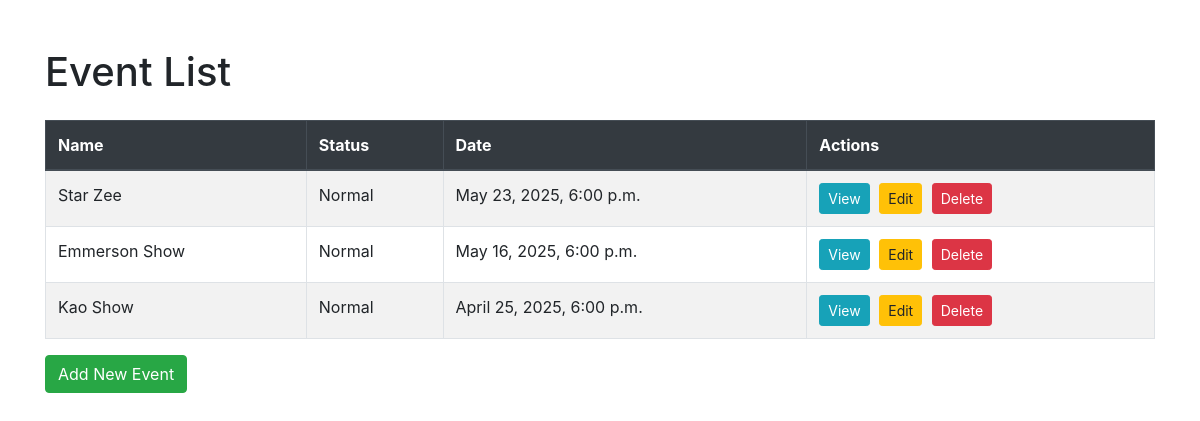
The app's page /dashboard/events/, older data.
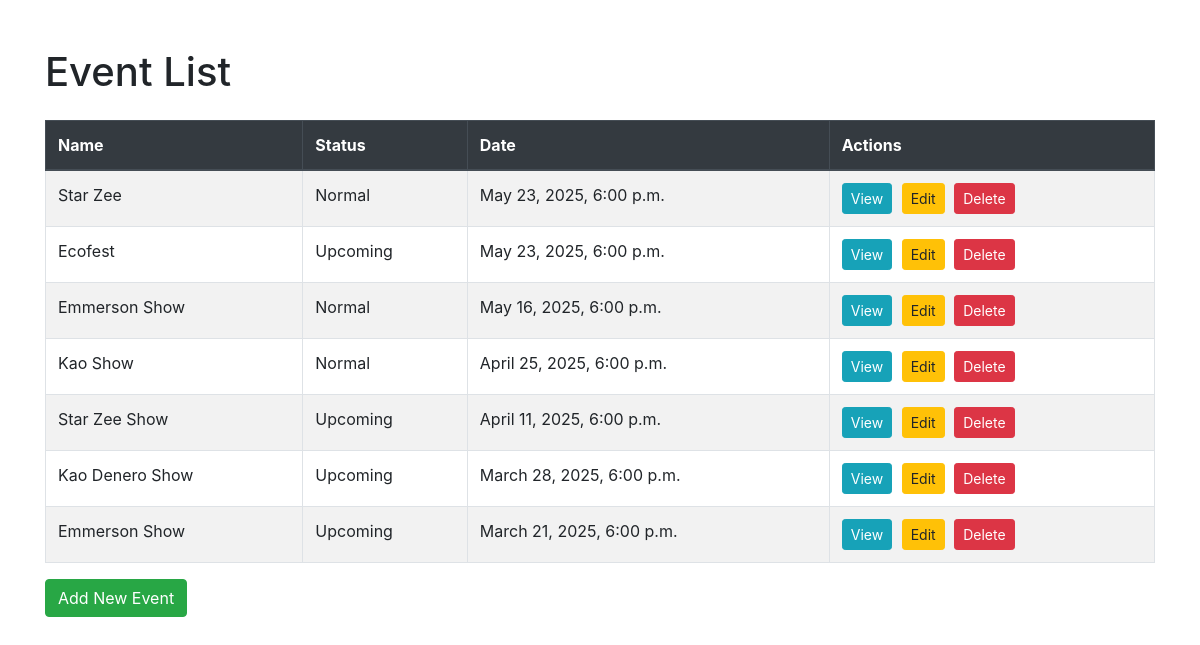
The same page, newer data.
### events/models.py (models this page shows, shortened)
class Event(models.Model):
    event_name = models.CharField(max_length=200)
    event_description = models.TextField()
    event_type = models.CharField(
        max_length=100,
        choices=[('concert', 'Concert'), ('conference', 'Conference'), ('sports', 'Sports'), ('theatre', 'Theatre')]
    )
    event_date = models.DateTimeField()
    event_location = models.CharField(max_length=255)
    event_status = models.CharField(
        max_length=20,
        choices=[('upcoming', 'Upcoming'), ('sold_out', 'Sold Out'), ('canceled', 'Canceled'), ('normal', 'Normal')],
        default='upcoming'
    )
    event_image = models.ImageField(upload_to='event_images/', null=True, blank=True)
    early_bird_price = models.DecimalField(max_digits=10, decimal_places=2)
    normal_price = models.DecimalField(max_digits=10, decimal_places=2)
    early_bird_end = models.DateTimeField(null=True, blank=True)
    video_url = models.URLField(max_length=500, null=True, blank=True)
    video_file = models.FileField(upload_to='event_videos/', null=True, blank=True)
    event_logo = models.ImageField(upload_to='event_logos/', null=True, blank=True)
    event_created_at = models.DateTimeField(auto_now_add=True)
    event_updated_at = models.DateTimeField(auto_now=True)
    sponsorers = models.ManyToManyField(Sponsorer, related_name="events", blank=True)
    view_count = models.PositiveIntegerField(default=0)  # Corrected
    class Meta:
        verbose_name = 'Event'
        verbose_name_plural = 'Events'

### dashboard/views.py (the view)
# urls.py: path('events/', event_list, name='events-lists'),  # URL for event list
def event_list(request):
    events = Event.objects.all().order_by('-event_date')  # Order by event date (newest first)
    return render(request, 'dashboard/event_list.html', {'events': events})

### dashboard/templates/dashboard/event_list.html (shortened to what this page needs)
<!DOCTYPE html>
<html lang="en">
  <head>
    <link
      href="https://stackpath.bootstrapcdn.com/bootstrap/4.5.2/css/bootstrap.min.css"
      rel="stylesheet"
    />
  </head>
  <body>
    <div class="container mt-5">
      <h1 class="mb-4">Event List</h1>
      <table class="table table-bordered table-striped">
        <thead class="thead-dark">
          <tr>
            <th>Name</th>
            <th>Status</th>
            <th>Date</th>
            <th>Actions</th>
          </tr>
        </thead>
        <tbody>
          {% for event in events %}
          <tr>
            <td>{{ event.event_name }}</td>
            <td>{{ event.get_event_status_display }}</td>
            <td>{{ event.event_date|date:"F j, Y, g:i a" }}</td>
            <td>
              <a
                href="{% url 'event-detail' event.pk %}"
                class="btn btn-info btn-sm"
                >View</a
              >
              <a
                href="{% url 'edit-event' event.pk %}"
                class="btn btn-warning btn-sm"
                >Edit</a
              >
              <a
                href="{% url 'delete-event' event.pk %}"
                class="btn btn-danger btn-sm"
                >Delete</a
              >
            </td>
          </tr>
          {% endfor %}
        </tbody>
      </table>
      <a href="{% url 'add-event' %}" class="btn btn-success">Add New Event</a>
    </div>
  </body>
</html>

Row changes from the older to the newer data that the page shows:
added Event: event_name "Ecofest", event_status "Upcoming", event_date "May 23, 2025, 6:00 p.m."
added Event: event_name "Star Zee Show", event_status "Upcoming", event_date "April 11, 2025, 6:00 p.m."
added Event: event_name "Kao Denero Show", event_status "Upcoming", event_date "March 28, 2025, 6:00 p.m."
added Event: event_name "Emmerson Show", event_status "Upcoming", event_date "March 21, 2025, 6:00 p.m."
